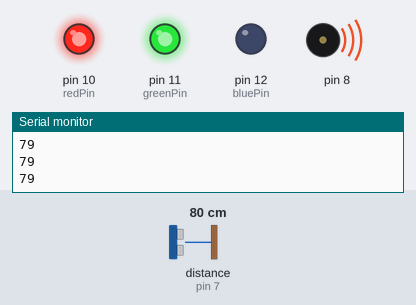
The sketch below on a simulated Arduino Uno, built with avr-gcc and run on an emulated ATmega328P. Parts: output pins drawn as LEDs (lit = HIGH), buzzer (waves = sounding), the last lines printed to the serial monitor. Wiring (inferred from the names in the program): ultrasonic range finder: trigger pin 6; echo pin 7. The test bench sets the inputs (shaded band); at power-on: distance to the obstacle (sensor on pin 7) 80 cm. The echo pulse lasts 58.3 µs per cm; pins used as bus, display or sensor lines are not drawn.

Above: at 1.2 s.
1.3 s: distance to the obstacle (sensor on pin 7) set to 120 cm
At 2.7 s:
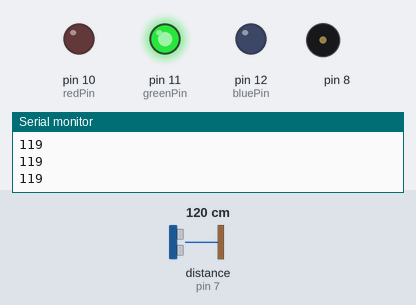
3.0 s: distance to the obstacle (sensor on pin 7) set to 2 cm
At 3.2 s:
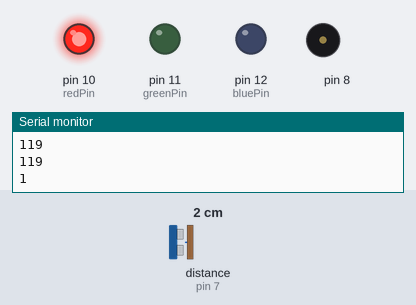
6.0 s: distance to the obstacle (sensor on pin 7) set to 28 cm
9.0 s: distance to the obstacle (sensor on pin 7) set to 34 cm
At 9.17 s:
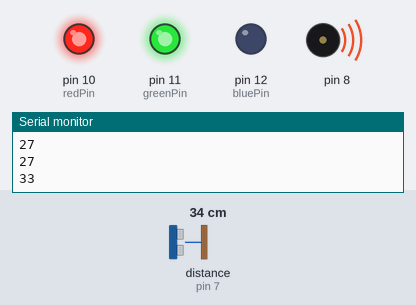
12.0 s: distance to the obstacle (sensor on pin 7) set to 4 cm
At 12.15 s:
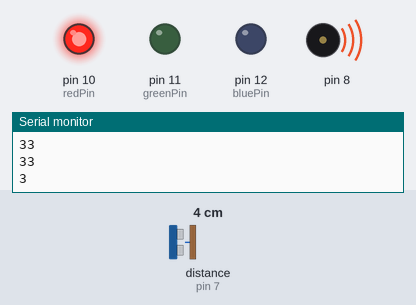
Timing chart, 0 to 16.0 s (numbered marks = the images above; inputs shaded):
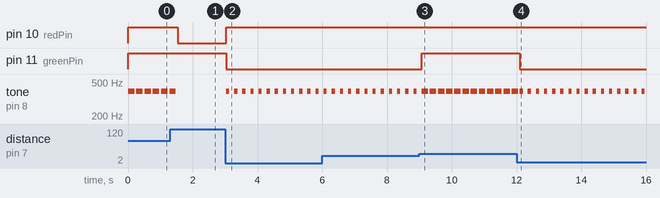

The sketch:

detect.ino
```cpp
#define echoPin 7
#define trigPin 6

int maximumRange = 200;
int minimumRange = 0;
long duration, distance;
const int redPin = 10;
const int greenPin = 11;
const int bluePin = 12;

void setup() {
  // put your setup code here, to run once:
  Serial.begin(9600);
  pinMode(trigPin, OUTPUT);
  pinMode(echoPin, INPUT);
  pinMode(redPin, OUTPUT);
  pinMode(greenPin, OUTPUT);
  pinMode(bluePin, OUTPUT);
}

void loop() {
  // put your main code here, to run repeatedly:
  digitalWrite(trigPin, LOW);
  delayMicroseconds(2);

  digitalWrite(trigPin, HIGH);
  delayMicroseconds(10);
  digitalWrite(trigPin, LOW);

  duration = pulseIn(echoPin, HIGH);

  distance = duration/58.2;

  if(distance >= 30 && distance <= 100){
    Serial.println(distance);
    analogWrite(redPin, 255);
    analogWrite(greenPin, 255);
    analogWrite(bluePin, 0);
    tone(8, 392, 200);
    delay(250);
  }
  else if(distance < 30){
    Serial.println(distance);
    analogWrite(redPin, 255);
    analogWrite(greenPin, 0);
    analogWrite(bluePin, 0);
    tone(8, 392, 100);
    delay(250);
  }
  else{
    Serial.println(distance);
    analogWrite(redPin, 0);
    analogWrite(greenPin, 255);
    analogWrite(bluePin, 0);
    delay(50);
  }
}
```

Measured:
- the behaviour switches between 30 and 31 cm on distance to the obstacle (sensor on pin 7) (found by bisection; images 2 and 3)
- after the input at 1.3 s, pin 10 (redPin): HIGH → LOW after 0.24 s; tone on pin 8: goes on until 1.5 s, then stays silent
- after the input at 3.0 s, pin 10 (redPin): LOW → HIGH at once; pin 11 (greenPin): HIGH → LOW at once; tone on pin 8: alternates 392 Hz for 0.10 s and silent for 0.15 s, starting at once
- after the input at 9.0 s, pin 11 (greenPin): LOW → HIGH after 0.07 s
- after the input at 12.0 s, pin 11 (greenPin): HIGH → LOW after 0.10 s
- by itself, tone on pin 8: alternates 392 Hz for 0.20 s and silent for 0.06 s
